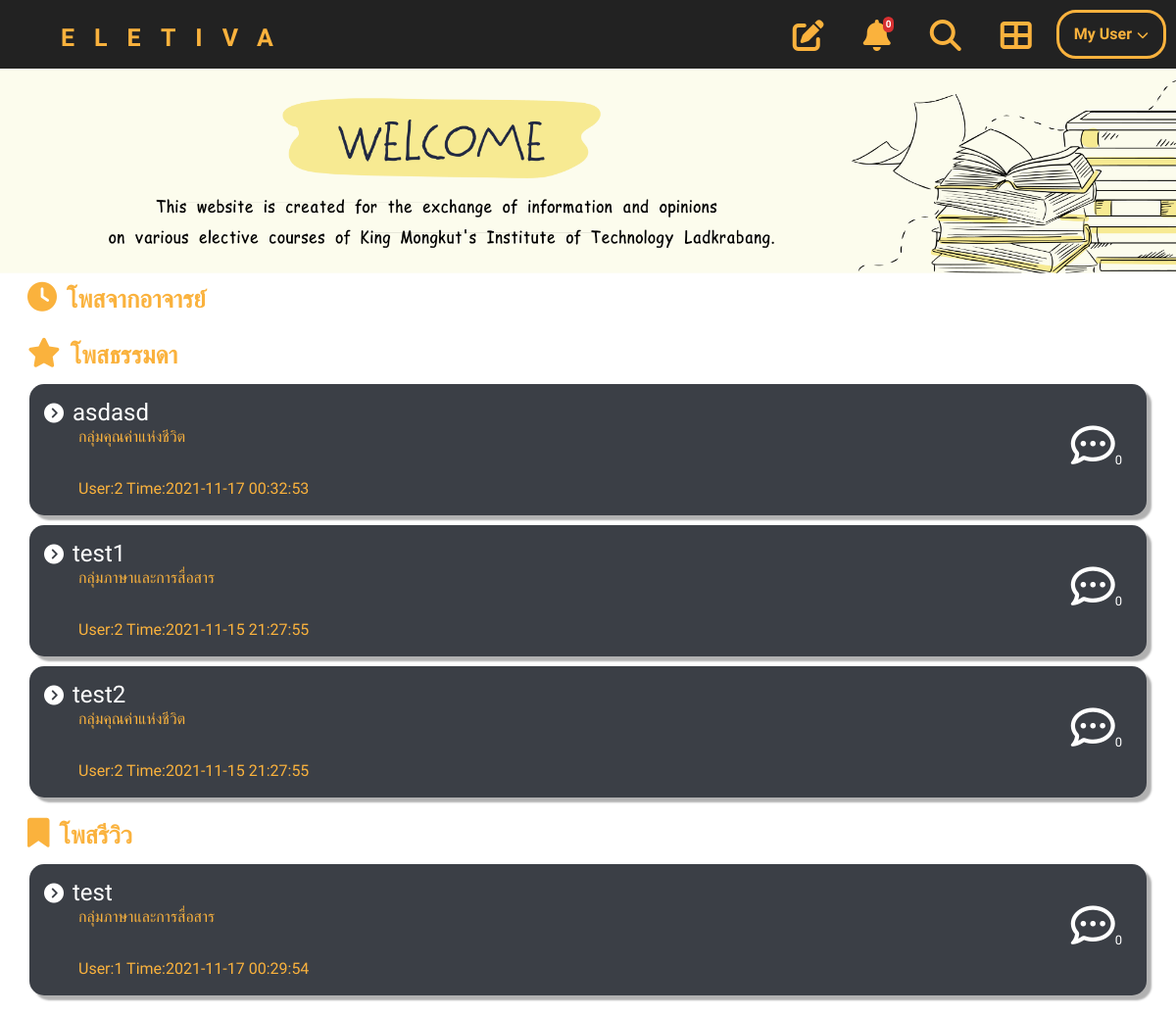
/ (signed in), run on the app's committed database.
### tables this page shows
CREATE TABLE `post` (
  `ID_post` int(11) UNSIGNED NOT NULL,
  `Group_subject` varchar(50) NOT NULL,
  `ID_subject` int(8) NOT NULL,
  `name_subject` varchar(75) NOT NULL,
  `type_post` int(2) NOT NULL,
  `title_post` varchar(50) NOT NULL,
  `msg_post` varchar(255) NOT NULL,
  `time_post` timestamp NOT NULL DEFAULT current_timestamp() ON UPDATE current_timestamp(),
  `create_by` bigint(20) UNSIGNED NOT NULL,
  `report` int(5) NOT NULL
);

### index.php (the view, shortened to what this page needs)
<link rel="stylesheet" type="text/css" href="css/home_index.css">
<?php
require "dbconnect.php";
include "header.php";
?>
<?php if(isset($_SESSION['status']) && !empty($_SESSION['status']) || $_SESSION['status'] != 3) : ?>
<section>
    <img class="banner" src="images/home.png" alt="Banner">
    <div class="inf">
        <?php
            echo'<div class="posttext">';
            echo'<i class="fas fa-clock"></i>';
            echo'<p class="mainC">โพสจากอาจารย์</p>';
            echo'</div>';
        ?>
    </div>
    <div class="inf">
        <?php
        $query = "SELECT * FROM post WHERE type_post='1' ORDER BY time_post DESC";
        $result = mysqli_query($connect, $query);
            echo'<div class="posttext">';
            echo'<i class="fas fa-star"></i>';
            echo'<p class="mainC">โพสธรรมดา</p>';
            echo'</div>';
            while($row =  mysqli_fetch_assoc($result)){
                $x = $row['ID_post'];
                $findCB = "SELECT COUNT(ID_comment) FROM comment WHERE from_post='$x'";
                $y = mysqli_query($connect, $findCB);
                echo '<a href="post.php?id='.$row['ID_post'].'" class="Content">';
                echo '    <div class="post_btn">';
                echo '        <div class="A_left">';
                echo '            <i class="icon_next fas fa-chevron-circle-right"></i>';
                echo '            <h4 class="textC" name="Post">'.$row['title_post'].'</h4>';
                echo '            <h6 class="textS" name="subject">'.$row['Group_subject'].'</h6>';
                echo '            <br><p class="Timestamp">User:'.$row['create_by'].' Time:'.$row['time_post'].'</p>';
                echo '        </div>';
                if($n =  mysqli_fetch_assoc($y)){
                echo '        <div  class="A_right">';
                echo '            <i class="iconcomment far fa-comment-dots"></i>';
                echo '            <h5 class="commentN">'.$n['COUNT(ID_comment)'].'</h5>';
                echo '        </div>';
                }
                echo '    </div>';
                echo '</a>';
        }
        ?>
    </div>
    <div class="inf">
        <?php
        $query = "SELECT * FROM post WHERE type_post='2' ORDER BY time_post DESC";
        $result = mysqli_query($connect, $query);
            echo'<div class="posttext">';
            echo'<i class="fas fa-bookmark"></i>';
            echo'<p class="mainC">โพสรีวิว</p>';
            echo'</div>';
            while($row =  mysqli_fetch_assoc($result)){
                $x = $row['ID_post'];
                $findCC = "SELECT COUNT(ID_comment) FROM comment WHERE from_post='$x'";
                $y = mysqli_query($connect, $findCC);
                echo '<a href="post.php?id='.$row['ID_post'].'" class="Content">';
                echo '    <div class="post_btn">';
                echo '        <div class="A_left">';
                echo '            <i class="icon_next fas fa-chevron-circle-right"></i>';
                echo '            <h4 class="textC" name="Post">'.$row['title_post'].'</h4>';
                echo '            <h6 class="textS" name="subject">'.$row['Group_subject'].'</h6>';
                echo '            <br><p class="Timestamp">User:'.$row['create_by'].' Time:'.$row['time_post'].'</p>';
                echo '        </div>';
                if($n =  mysqli_fetch_assoc($y)){
                echo '        <div  class="A_right">';
                echo '            <i class="iconcomment far fa-comment-dots"></i>';
                echo '            <h5 class="commentN">'.$n['COUNT(ID_comment)'].'</h5>';
                echo '        </div>';
                }
                echo '    </div>';
                echo '</a>';
        }
        ?>
    </div>
</section>
<?php else: ?>
<?php include "logout.php"; ?>
<?php endif ?>

### header.php (shortened to what this page needs)
<?php
    require "dbconnect.php";
?>
<head>
    <link href="https://cdnjs.cloudflare.com/ajax/libs/font-awesome/5.15.4/css/all.min.css" rel="stylesheet">
    <link rel="stylesheet" href="https://stackpath.bootstrapcdn.com/bootstrap/4.5.2/css/bootstrap.min.css">
    <link href="https://cdn.jsdelivr.net/npm/bootstrap@5.0.2/dist/css/bootstrap.min.css" rel="stylesheet">
    <link rel="stylesheet" type="text/css" href="css/navbar.css">
</head>
<?php
if(isset($_SESSION['status']) && empty($_SESSION['status']) && $_SESSION['status'] == 0) {
    echo'<nav>';
    echo'<ul class="menu">';
    echo'<li class="logo"><a class="logonav" href="index.php">ELETIVA</a></li>';
    echo'<li class="item"><a href="search.php" title="Search"><i class="iconnav fas fa-search"><span class="navTitle">Search</span></i></a></li>';
    echo'<li class="item navlast""><a href="category.php" title="Category"><i class="iconnav fas fa-th-large"><span class="navTitle">Category</span></i></a></li>';
    echo'<li class="item button"><a class="loginnav" href="login-user.php">Log In</a></li>';
    echo'<li class="toggle"><a class="icontog" href="#"><i class="icontog fas fa-bars"></i></a></li>';
    echo'</ul>';
    echo'</nav>';
}
else{
    $email = $_SESSION['email'];
    $password = $_SESSION['password'];
    $status = $_SESSION['status'];
    $check = "SELECT ID,email,password,status FROM users WHERE email = '$email ' AND password = '$password' AND status = '$status'";
    $result = mysqli_query($connect, $check);
    $row = mysqli_fetch_assoc($result);
    $ID = $row['ID'];
    $countN = "SELECT COUNT(ID_notify) FROM notify WHERE status_notify='1' AND to_ID='$ID'";
    $nof = mysqli_query($connect, $countN);
    $row = mysqli_fetch_array($nof);
    if($status == 1 || $status == 2){
        echo'<nav>';
        echo'<ul class="menu">';
        echo'<li class="logo"><a class="logonav" href="index.php">ELETIVA</a></li>';
        echo'<li class="item"><a href="creatpost.php" title="Creat Post"><i class="iconnav fas fa-edit"><span class="navTitle">Creat Post</span></i></a></i></li>';
        echo'<li class="item"><a href="notify.php" title="Notification"><i class="iconnav fas fa-bell"><span class="navTitle">Notification</span><div class = "number">'.$row["COUNT(ID_notify)"].'</div></i></a></li>';
        echo'<li class="item"><a href="search.php" title="Search"><i class="iconnav fas fa-search"><span class="navTitle">Search</span></i></a></li>';
        echo'<li class="item navlast"><a href="category.php" title="Category"><i class="iconnav fas fa-th-large"><span class="navTitle">Category</span></i></a></li>';
        echo'<li class="item has-submenu">';
        echo'<a class="usernav" tabindex="0">My User</a>';
        echo'</li>';
        echo'</ul>';
        echo'</nav>';
    }
}
?>

### css/home_index.css (style rules this page uses)
* { padding: 0; margin: 0; font-family: 'IBM Plex Sans Thai', sans-serif; }
.inf { padding: 0 20px; margin-bottom: 20px; width: 100%; }
section .posttext { position: relative; margin-right: 5px; display: table; }
.posttext { color: #FAB23D; font-size: 30px; margin: 8px 8px; display: inline; }
section .banner { width: 100%; vertical-align: bottom; top: 0px; left: 0px; resize: horizontal; }
.posttext p.mainC { font-size: 25px; font-weight: bold; text-align: start; margin-bottom: 10px; margin-left: 10px; display: inline; }
a.Content { cursor: pointer; text-decoration: none; }
.post_btn { margin: 10px 10px 0px 10px; border-radius: 15px; background-color: #3B3F46; padding: 15px; width: auto; box-shadow: 5px 5px 2px rgb(177, 177, 177); }
.icon_next { font-size: 20px; color: white; }
.textC { color: white; font-weight: normal; display: inline; margin-left: 5px; }
.textS, .Timestamp { color: white; margin-left: 35px; color: #FAB23D; }
.Timestamp { display: inline; }
.iconcomment { font-size: 45px; color: white; }
.commentN { margin-top: -15px; margin-left: 45px; width: fit-content; color: white; font-size: small; }
.A_left { width: auto; display: inline-block; }
.A_right { float: right; margin-top: 25px; margin-right: 10px; display: block; }

### css/navbar.css (style rules this page uses)
* { box-sizing: border-box; padding: 0; margin: 0; font-family: 'IBM Plex Sans Thai', sans-serif; }
nav { background: #222; padding-left: 15px; margin-bottom: -18px; position: sticky; }
a { color: #FAB23D; text-decoration: none; text-decoration: none; cursor: pointer; }
.menu, .submenu { list-style-type: none; }
.logo { text-transform: uppercase; font-size: 25px; padding: 10px 10px 0px 0px; text-decoration: none; font-weight: bolder; letter-spacing: 20px; }
.item { padding: 10px; padding-bottom: -20px; }
.menu { display: flex; flex-wrap: wrap; justify-content: space-between; align-items: center; }
.menu li a { display: block; padding: 10px 15px; }
.item { order: 3; width: 100%; text-align: center; display: none; }
.has-submenu > a::after { font-family: "Font Awesome 5 Free"; font-size: 12px; line-height: 16px; font-weight: 900; content: "\f078"; color: #FAB23D; padding-left: 5px; }
@media all and (min-width: 700px) { .menu { justify-content: center; } }
@media all and (min-width: 700px) { .logo { flex: 1; } }
@media all and (min-width: 700px) { .navlast { margin-bottom:15px; } }
@media all and (min-width: 960px) { .menu { align-items: flex-start; flex-wrap: nowrap; background: none; } }
@media all and (min-width: 960px) { .logo { order: 0; } }
@media all and (min-width: 960px) { .item { order: 1; position: relative; display: block; width: auto; } }
@media all and (min-width: 960px) { .navlast { margin-bottom:0px; } }
.usernav { border: 3px solid #FAB23D; border-radius: 20px; font-weight: bold; }
.iconnav { color: #FAB23D; font-size: 32px; margin-bottom: -20px; padding-bottom: -10px; margin-right: -10px; }
.number { height: fit-content; width: fit-content; background-color: #d63031; border-radius: 20px; color: white; text-align: center; position: absolute; padding: 3px; margin-left: 20px; margin-top: -35px; font-size: x-small; }
.navlast { margin-bottom:15px; }

### data on the page
post: title_post "asdasd", Group_subject "กลุ่มคุณค่าแห่งชีวิต", create_by "2", time_post "2021-11-17 00:32:53", COUNT "0"
post: title_post "test1", Group_subject "กลุ่มภาษาและการสื่อสาร", create_by "2", time_post "2021-11-15 21:27:55", COUNT "0"
post: title_post "test2", Group_subject "กลุ่มคุณค่าแห่งชีวิต", create_by "2", time_post "2021-11-15 21:27:55", COUNT "0"
post: title_post "test", Group_subject "กลุ่มภาษาและการสื่อสาร", create_by "1", time_post "2021-11-17 00:29:54", COUNT "0"

### other printed values
$row["COUNT(ID_notify)"] "0"
